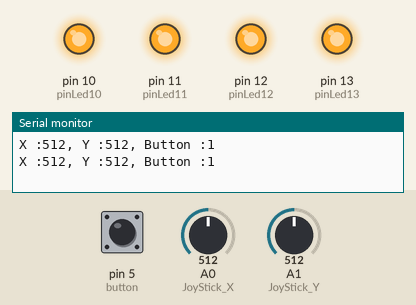
Simulated run of this sketch. Board: Arduino Uno, built with avr-gcc and run on an emulated ATmega328P. Parts: output pins drawn as LEDs (lit = HIGH), the last lines printed to the serial monitor. The test bench sets the inputs (shaded band); at power-on: A1 (JoyStick_Y) = 512, A0 (JoyStick_X) = 512, pin 5 (button) HIGH.

Above: at 1.8 s.
1.9 s: A1 (JoyStick_Y) set to 490
At 2.4 s:
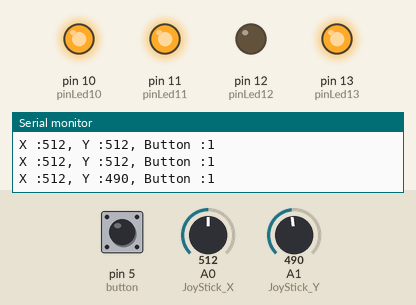
3.5 s: A0 (JoyStick_X) set to 532
5.2 s: A0 (JoyStick_X) set to 567
At 6.7 s:
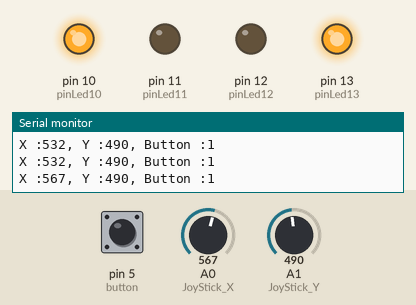
7.5 s: A1 (JoyStick_Y) set to 539
9.2 s: A1 (JoyStick_Y) set to 563
At 11.1 s:
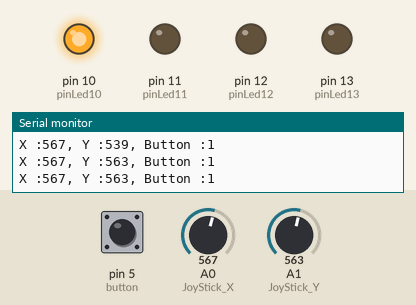
11.5 s: pin 5 (button) pulled LOW for 1.2 s
At 13.5 s:
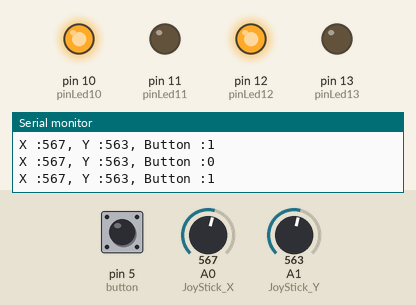
Timing chart, 0 to 15.0 s (numbered marks = the images above; inputs shaded):
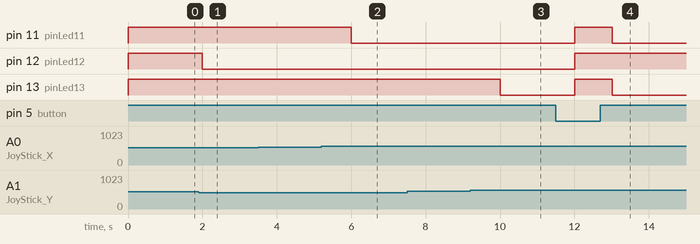

The sketch:

JoystickCode.ino
```cpp
int pinLed10 = 10; //duoi
int pinLed11 = 11; //tren
int pinLed12 = 12; // trai
int pinLed13 = 13; // phai


int JoyStick_X = 0;
int JoyStick_Y = 1;
int button = 5;


void setup() {
  pinMode(pinLed10, OUTPUT);
  pinMode(pinLed11, OUTPUT);
  pinMode(pinLed12, OUTPUT);
  pinMode(pinLed13, OUTPUT);


  pinMode(JoyStick_X, INPUT);
  pinMode(JoyStick_Y, INPUT);
  pinMode(button, INPUT_PULLUP);


  digitalWrite(pinLed10, HIGH);
    digitalWrite(pinLed11, HIGH);
    digitalWrite(pinLed12, HIGH);
    digitalWrite(pinLed13, HIGH);


  Serial.begin(9600);
}


void loop() {
  int x, y, z;


  x = analogRead(JoyStick_X);
  y = analogRead(JoyStick_Y);
  z = digitalRead(button);


  Serial.print("X :");
  Serial.print(x, DEC);
  Serial.print(", ");
  Serial.print("Y :");
  Serial.print(y, DEC);
  Serial.print(", ");
  Serial.print("Button :");
  Serial.println(z, DEC);

   //duoi
  if (x < 200 ) {
    digitalWrite(pinLed10, LOW);
  }

   //tren
  if (x > 550) {
    digitalWrite(pinLed11, LOW);
  }

   //trai
  if (y < 500) {
    digitalWrite(pinLed12, LOW);
  }

   //phai
  if (y > 550) {
    digitalWrite(pinLed13, LOW);
  }


  if (z == 0) {
    digitalWrite(pinLed10, HIGH);
    digitalWrite(pinLed11, HIGH);
    digitalWrite(pinLed12, HIGH);
    digitalWrite(pinLed13, HIGH);
  }
  delay(1000);
}
```

Measured:
- the behaviour switches between 500 and 499 on A1 (JoyStick_Y) (found by bisection; images 0 and 1)
- the behaviour switches between 550 and 551 on A0 (JoyStick_X) (found by bisection; images 1 and 2)
- the behaviour switches between 550 and 551 on A1 (JoyStick_Y) (found by bisection; images 2 and 3)
- after the input at 1.9 s, pin 12 (pinLed12): HIGH → LOW after 0.10 s
- after the input at 5.2 s, pin 11 (pinLed11): HIGH → LOW after 0.81 s
- after the input at 9.2 s, pin 13 (pinLed13): HIGH → LOW after 0.81 s
- after the input at 11.5 s, pin 11 (pinLed11), pin 13 (pinLed13): LOW → HIGH after 0.51 s, → LOW 1.0 s later; pin 12 (pinLed12): LOW → HIGH after 0.51 s
